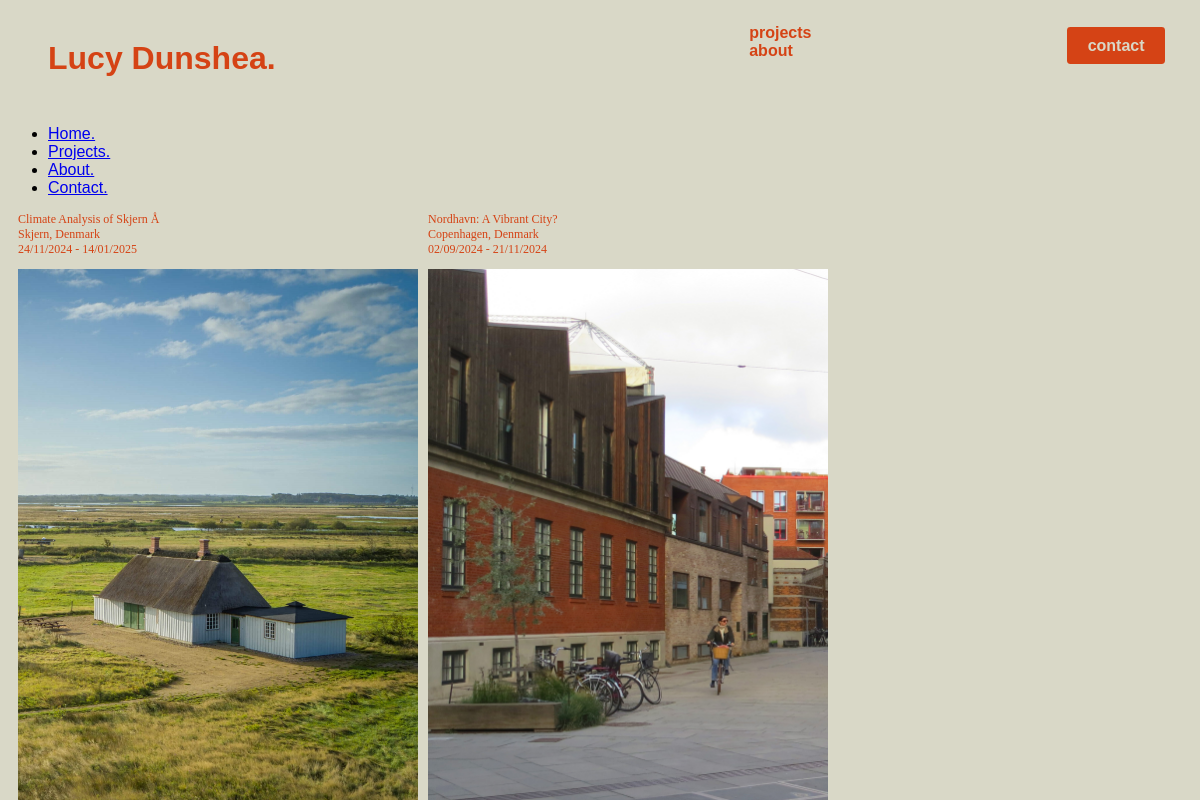
/projects/category/Climate_Resilience/, run on the app's committed database.
### portfolio/models.py (models this page shows, shortened)
class Project(models.Model):
    CATEGORIES = [
        ('Urban_Design', 'Urban Design'),
        ('GIS', 'GIS'),
        ('Climate_Resilience', 'Climate Resilience'),
        ('Geography', 'Geography'),
    ]
    title = models.CharField(max_length=200)
    short_description = models.CharField(max_length=200, null=True, blank=True)
    description = RichTextField(config_name='awesome_ckeditor', null=True, blank=True)
    location = models.CharField(max_length=200, null=True, blank=True)
    category = MultiSelectField(choices=CATEGORIES)
    technologies = models.CharField(max_length=300)
    mini_map = models.ImageField(upload_to='project_images/', blank=True, null=True)
    image = models.ImageField(upload_to='project_images/')
    detail_image = models.ImageField(upload_to='project_images/', blank=True, null=True)
    created_at = models.DateTimeField(auto_now_add=True)
    start_date = models.DateField(blank=True, null=True)
    end_date = models.DateField(blank=True, null=True)
    pdf = models.FileField(upload_to='project_pdfs/', blank=True, null=True)
    slug = models.SlugField(default="", null=False)

### portfolio/views.py (the view)
# urls.py: path('projects/category/<str:category>/', views.project_category, name='project_category'),
def project_category(request, category):
    projects = Project.objects.filter(category__contains=category).order_by('-end_date')
    return render(request, 'portfolio/projects.html', {
        'projects': projects,
    })

### portfolio/templates/portfolio/projects.html
{% extends 'portfolio/base.html' %}
{% block content %}
{% load static %}
<div class="projects-section">
    <div class="projects-section__container">
        <div class="projects-section__project">
                {% for project in projects %}
                <div class="projects-section__project-card" data-type="{{ project.category }}">
                    <p class="projects-section__info">{{ project.title }}<br>{{ project.location }}<br>{{ project.start_date|date:"d/m/Y" }} - {{ project.end_date|date:"d/m/Y" }}
                        </p>
                    <a class="projects-section__project-detail-link" href="{% url 'project_detail' project.slug %}">
                        {% if project.image %}
                        <div class="projects-section__project-card">
                            <img src="{{ project.image.url }}" class="projects-section__item-image" alt="{{ project.title }}">
                        </div>
                        {% endif %}
                    </a>
                </div>
                {% endfor %}
        </div>
        </div>
        </div>
{% endblock %}

### portfolio/static/portfolio/css/styles.css (style rules this page uses)
body { background-color: #D9D8C7; font-family: "neue-haas-grotesk-text", sans-serif; }
.projects-section { color: #d54315; bottom: 0px; position: absolute; }
.projects-section__container { overflow-y: auto; display: flex; flex-direction: column; position: relative; max-height: 75vh; scrollbar-width: none; }
.projects-section__project { display: flex; flex-direction: row; }
.projects-section__project-card { display: flex; flex-direction: column; padding-left: 5px; width: auto; }
.projects-section__info { font-family: adelle-mono; font-weight: 400; font-size: 9pt; width:fit-content; padding-left: 5px; }
.projects-section__item-image { height: 70vh; filter: none; transition: filter .3s ease-in-out; }

### data on the page
Project: title "Climate Analysis of Skjern Å", location "Skjern, Denmark", start_date "24/11/2024", end_date "14/01/2025", image (picture)
Project: title "Nordhavn: A Vibrant City?", location "Copenhagen, Denmark", start_date "02/09/2024", end_date "21/11/2024", image (picture)
